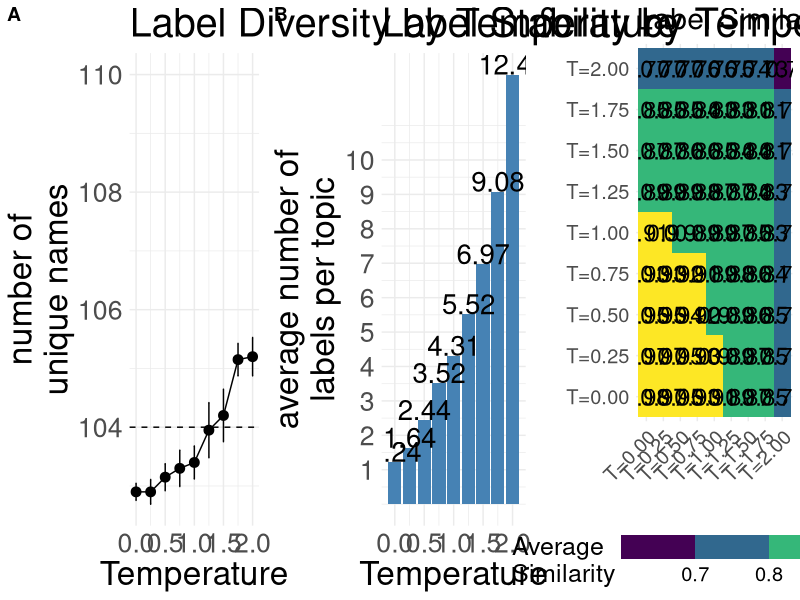
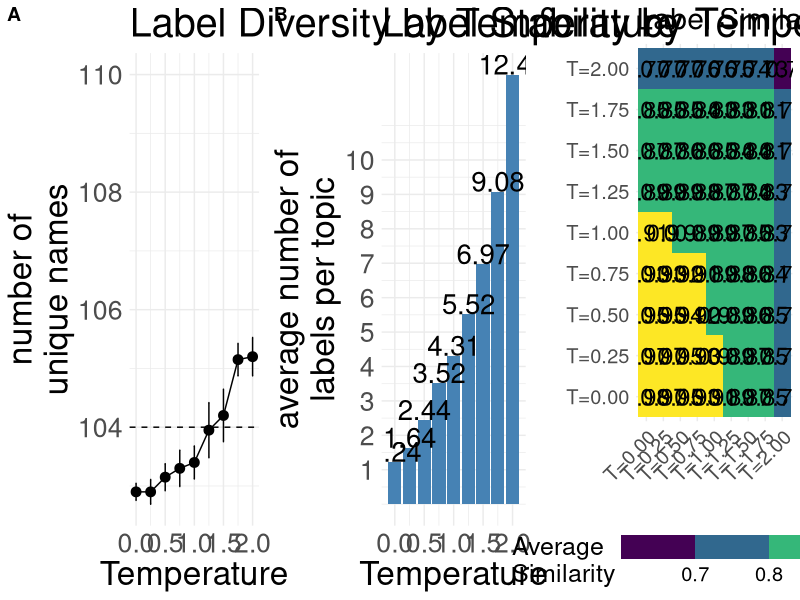

Reproduce these figures in R, in order.
library(tidyverse)
library(scales)
library(ggpubr)

# Read temperature data
temp_labels <- read_csv('results/topic_labels_temperature_iterations.csv')
temp_sim <- read_csv('results/topic_model/temperature_average_similarity.csv')

# Plot 1: Number of unique labels by temperature
plt1 <-
  temp_labels |> 
  filter(Topic >= 0) |> 
  group_by(temperature, iteration) |> 
  summarise(n_labels = length(unique(label)), .groups = 'drop') |> 
  group_by(temperature) |> 
  summarise(
    mean_n_labels = mean(n_labels),
    sd_n_labels = sd(n_labels),
    n = n()) %>%
  mutate(error_margin = qt(0.975, df = n - 1) * sd_n_labels / sqrt(n),
         lower_ci = mean_n_labels - error_margin,
         upper_ci = mean_n_labels + error_margin) |> 
  ggplot(aes(temperature, mean_n_labels, label = round(mean_n_labels, digits = 2))) +
  geom_point(size = 3) +
  geom_errorbar(aes(ymin = lower_ci, ymax = upper_ci), width = 0.02) +
  geom_line() +
  geom_hline(yintercept = 104, linetype = 'dashed') +
  # geom_text(hjust = -.2, size = 6) +
  lims(y = c(NA, 110)) +
  theme_minimal() +
  theme(text = element_text(size = 24)) +
  labs(y = 'number of\nunique names', x = 'Temperature', title = 'Label Diversity by Temperature')

# Plot 2: Average number of labels per topic (Stability)
plt2 <-
  temp_labels |> 
  filter(Topic >= 0) |> 
  group_by(temperature, Topic) |> 
  summarise(n_labels = length(unique(label)), .groups = 'drop') |> 
  group_by(temperature) |> 
  summarise(average_n_labels = mean(n_labels)) |> 
  ggplot(aes(temperature, average_n_labels, label = round(average_n_labels, digits = 2))) +
  geom_col(fill = 'steelblue') +
  geom_text(vjust = 0, size = 7) +
  theme_minimal() +
  scale_y_continuous(breaks = 1:10, limits = c(0, NA)) +
  theme(text = element_text(size = 24)) +
  labs(y = 'average number of\nlabels per topic', x = 'Temperature', title = 'Label Stability by Temperature')

# Plot 3: Similarity heatmap
# Convert temperature format for better display
temp_sim_plot <- temp_sim |> 
  mutate(
    temp1_label = paste0('T=', format(temperature1, nsmall = 2)),
    temp2_label = paste0('T=', format(temperature2, nsmall = 2))
  )

# Get unique temperatures in order
temp_order <- temp_sim_plot |> 
  select(temp1_label, temperature1) |> 
  distinct() |> 
  arrange(temperature1) |> 
  pull(temp1_label)

plt3 <-
  temp_sim_plot |> 
  mutate(
    temp1_label = factor(temp1_label, levels = temp_order),
    temp2_label = factor(temp2_label, levels = temp_order)
  ) |> 
  ggplot(aes(temp1_label, temp2_label, fill = AverageSimilarity, label = round(AverageSimilarity, digits = 2))) +
  geom_tile() +
  geom_text(size = 6) +
  theme_minimal() +
  labs(x = '', y = '', fill = 'Average\nSimilarity', title = 'Label Similarity Across Temperatures') +
  theme(
    text = element_text(size = 18),
    legend.position = 'bottom',
    legend.key.width = unit(1.5, 'cm'),
    axis.text.x = element_text(angle = 45, hjust = 1)
  ) +
  scale_fill_binned(type = 'viridis')

# Combine plots
# ggarrange(plt1, plt2, plt3, heights = c(1, 1, 1.5), labels = 'AUTO')
ggarrange(plt1, plt2, plt3, nrow = 1, labels = 'AUTO')

ggsave('results/temperature_analysis.png', width = 22, height = 6)
